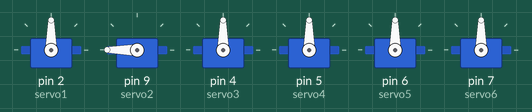
Simulated run of this sketch. Board: Arduino Uno, built with avr-gcc and run on an emulated ATmega328P. Shown: 6 × servo.

Above: at 0.05 s.
Timing chart, 0 to 5.5 s (numbered marks = the images above):
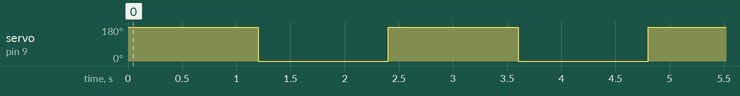

Measured:
- by itself, servo on pin 9 (servo2): alternates 180° for 1.2 s and 0° for 1.2 s

The sketch:

PRUEBA_SERVOMOTOR.ino
```cpp
#include <Servo.h>
Servo servo1;
Servo servo2;
Servo servo3;
Servo servo4;
Servo servo5;
Servo servo6;

void setup() {
     servo1.attach(2);
     servo2.attach(9);
     servo3.attach(4);
     servo4.attach(5);
     servo5.attach(6);
     servo6.attach(7);

}

void loop() {
      servo2.write(180);
      delay(1200);
      servo2.write(0);
      delay(1200);
}
```
